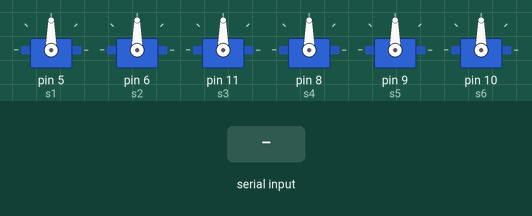
Recording of a sketch running on a simulated Arduino Uno, built with avr-gcc and run on an emulated ATmega328P. Parts: 6 × servo. Inputs (shaded band) come from the test bench.

Above: at 1.2 s.
1.3 s: "90,45\n" received over Serial
At 1.6 s:
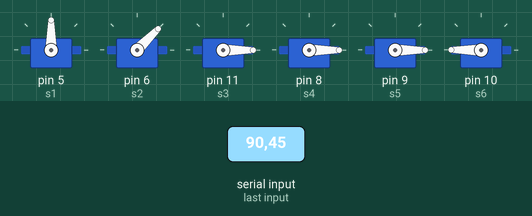
2.8 s: byte 10 ('\n') received over Serial
At 3.7 s:
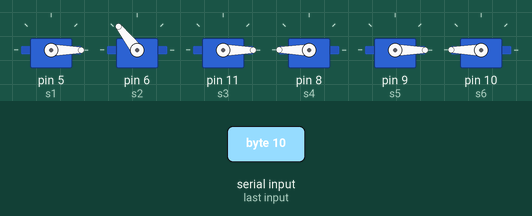
4.3 s: "30,150\n" received over Serial
At 5.1 s:
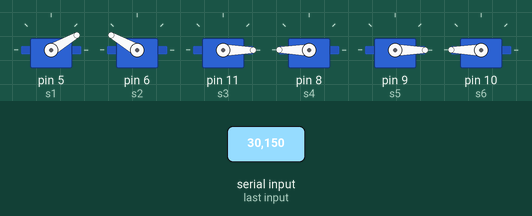
5.8 s: "5\n" received over Serial
At 7.0 s:
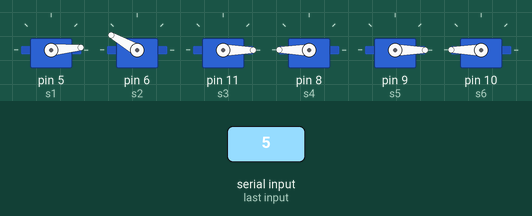
7.3 s: "90\n" received over Serial
At 8.4 s:
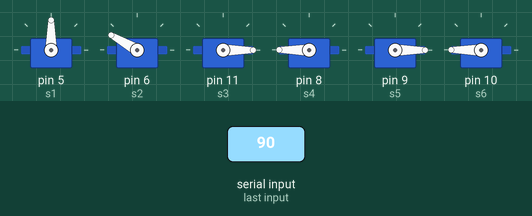
8.8 s: "200\n" received over Serial
At 9.6 s:
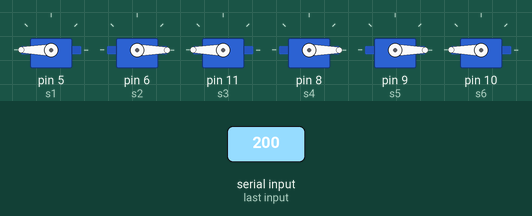
Timing chart, 0 to 11.3 s (numbered marks = the images above; inputs shaded):
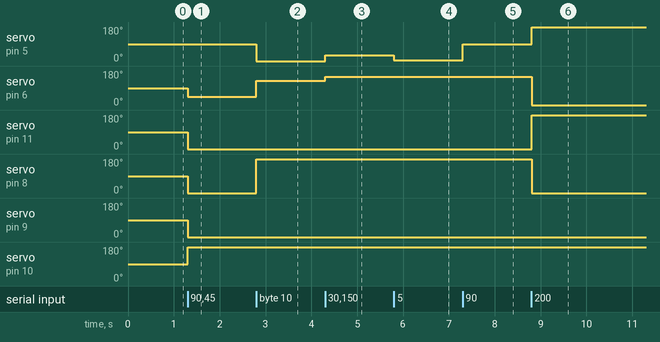

Measured:
- after the input at 1.3 s, servo on pin 6 (s2): 90° → 45° at once; servo on pin 11 (s3), servo on pin 8 (s4), servo on pin 9 (s5): 90° → 0° at once; servo on pin 10 (s6): 90° → 180° at once
- after the input at 2.8 s, servo on pin 5 (s1): 90° → 0° at once; servo on pin 6 (s2): 45° → 128° at once; servo on pin 8 (s4): 0° → 180° at once
- after the input at 4.3 s, servo on pin 5 (s1): 0° → 30° at once; servo on pin 6 (s2): 128° → 150° at once
- after the input at 5.8 s, servo on pin 5 (s1): 30° → 5° at once
- after the input at 7.3 s, servo on pin 5 (s1): 5° → 90° at once
- after the input at 8.8 s, servo on pin 5 (s1): 90° → 180° at once; servo on pin 6 (s2): 150° → 0° at once; servo on pin 11 (s3): 0° → 180° at once; servo on pin 8 (s4): 180° → 0° at once

The sketch:

Primer_TRY.ino
```cpp
#include <Servo.h>

Servo s1, s2, s3, s4, s5, s6;

String buffer = "";

void setup() {
  Serial.begin(9600);

  s1.attach(5);
  s2.attach(6);
  s3.attach(11);
  s4.attach(8);
  s5.attach(9);
  s6.attach(10);
}

void loop() {
  while (Serial.available()) {
    char c = Serial.read();

    if (c == '\n') {
      int a1, a2, a3, a4, a5, a6;
      sscanf(buffer.c_str(), "%d,%d,%d,%d,%d,%d",
             &a1,&a2,&a3,&a4,&a5,&a6);

      s1.write(a1);
      s2.write(a2);
      s3.write(a3);
      s4.write(a4);
      s5.write(a5);
      s6.write(a6);

      buffer = "";
    }
    else {
      buffer += c;
    }
  }
}
```
